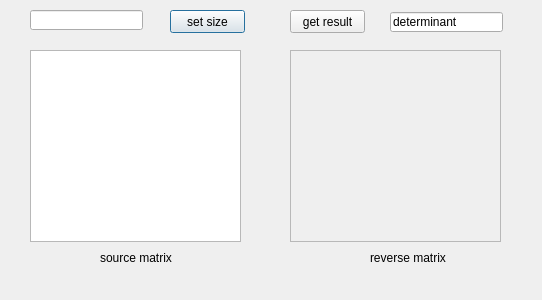
<?xml version="1.0" encoding="UTF-8"?>
<ui version="4.0">
 <class>Dialog</class>
 <widget class="QDialog" name="Dialog">
  <property name="geometry">
   <rect>
    <x>0</x>
    <y>0</y>
    <width>542</width>
    <height>300</height>
   </rect>
  </property>
  <property name="windowTitle">
   <string>Dialog</string>
  </property>
  <widget class="QTableView" name="sourse_matrix">
   <property name="geometry">
    <rect>
     <x>30</x>
     <y>50</y>
     <width>211</width>
     <height>192</height>
    </rect>
   </property>
  </widget>
  <widget class="QTableView" name="reverse_matrix">
   <property name="enabled">
    <bool>false</bool>
   </property>
   <property name="geometry">
    <rect>
     <x>290</x>
     <y>50</y>
     <width>211</width>
     <height>192</height>
    </rect>
   </property>
  </widget>
  <widget class="QPushButton" name="set_size_Button">
   <property name="geometry">
    <rect>
     <x>170</x>
     <y>10</y>
     <width>75</width>
     <height>23</height>
    </rect>
   </property>
   <property name="text">
    <string>set size</string>
   </property>
  </widget>
  <widget class="QLineEdit" name="lineEdit">
   <property name="geometry">
    <rect>
     <x>30</x>
     <y>10</y>
     <width>113</width>
     <height>20</height>
    </rect>
   </property>
  </widget>
  <widget class="QLineEdit" name="lineEdit_2">
   <property name="geometry">
    <rect>
     <x>390</x>
     <y>12</y>
     <width>113</width>
     <height>20</height>
    </rect>
   </property>
   <property name="text">
    <string>determinant</string>
   </property>
  </widget>
  <widget class="QPushButton" name="get_result_Button_2">
   <property name="geometry">
    <rect>
     <x>290</x>
     <y>10</y>
     <width>75</width>
     <height>23</height>
    </rect>
   </property>
   <property name="text">
    <string>get result</string>
   </property>
  </widget>
  <widget class="QLabel" name="label">
   <property name="geometry">
    <rect>
     <x>100</x>
     <y>250</y>
     <width>81</width>
     <height>16</height>
    </rect>
   </property>
   <property name="text">
    <string>source matrix</string>
   </property>
  </widget>
  <widget class="QLabel" name="label_2">
   <property name="geometry">
    <rect>
     <x>370</x>
     <y>250</y>
     <width>81</width>
     <height>16</height>
    </rect>
   </property>
   <property name="text">
    <string>reverse matrix</string>
   </property>
  </widget>
 </widget>
 <resources/>
 <connections/>
</ui>
